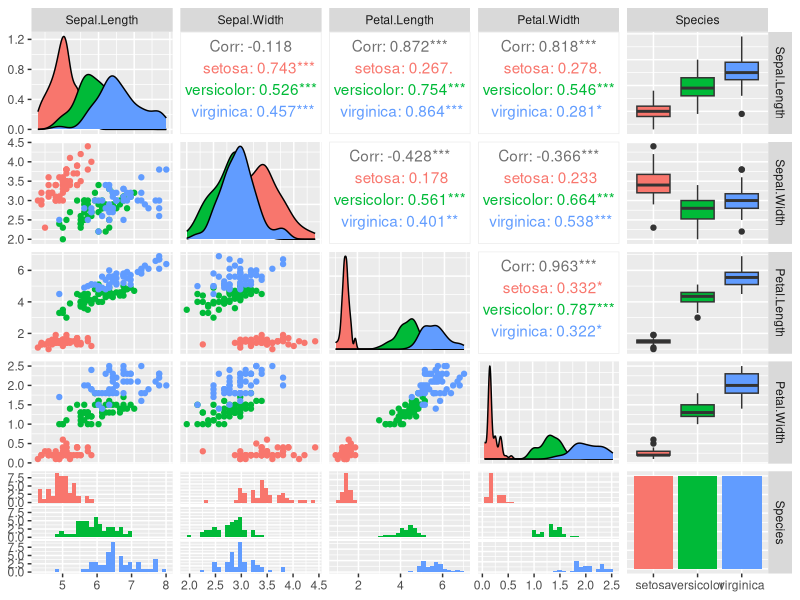

The R script that drew this image:
library(datasets)
data("iris")
View(iris)
unique(iris$Species)
install.packages(c("GGally", "ggplot2"))
library(GGally)
ggpairs(iris, mapping=ggplot2::aes(color=Species))